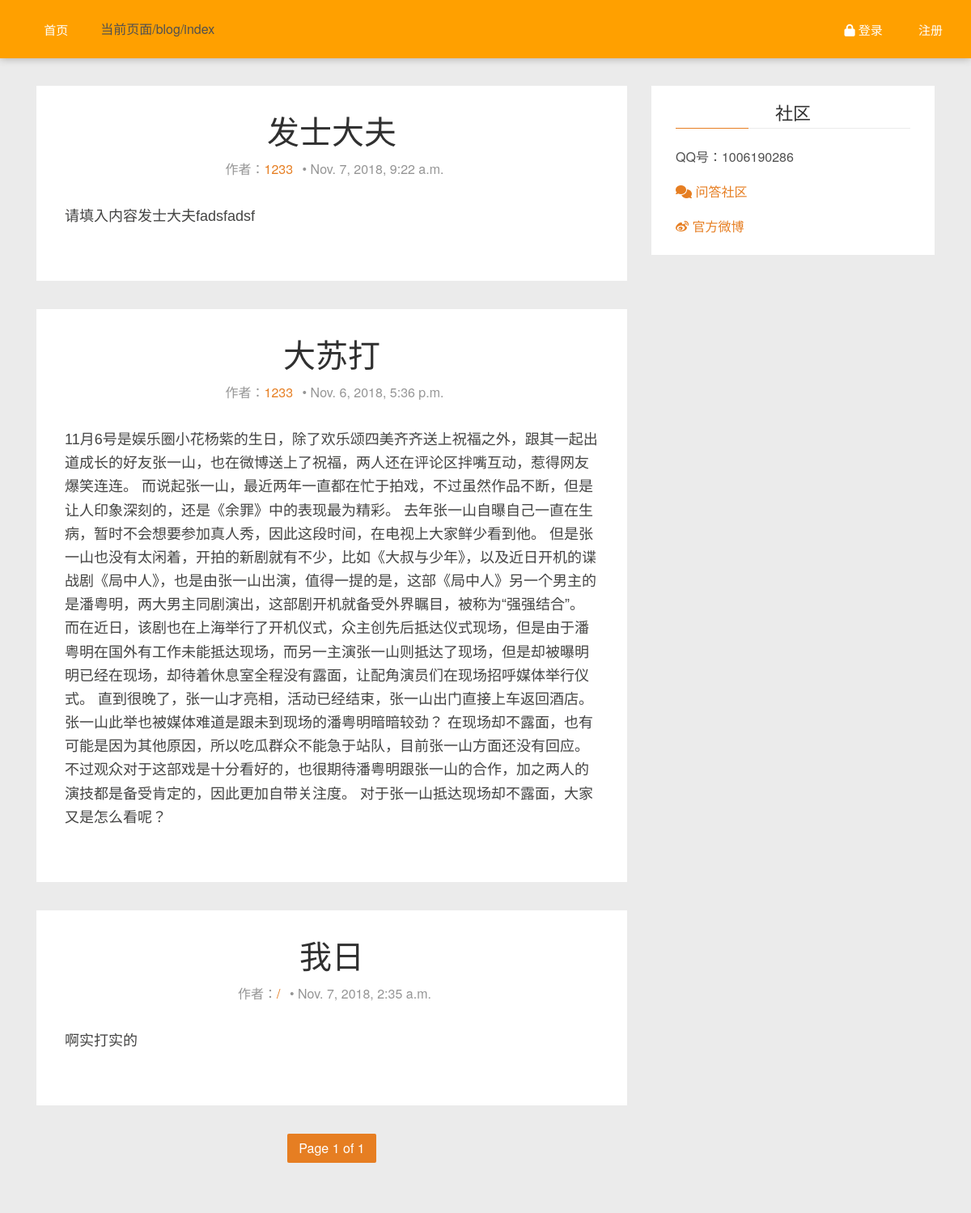
/blog/index?page=2, run on an earlier commit of the app's database.
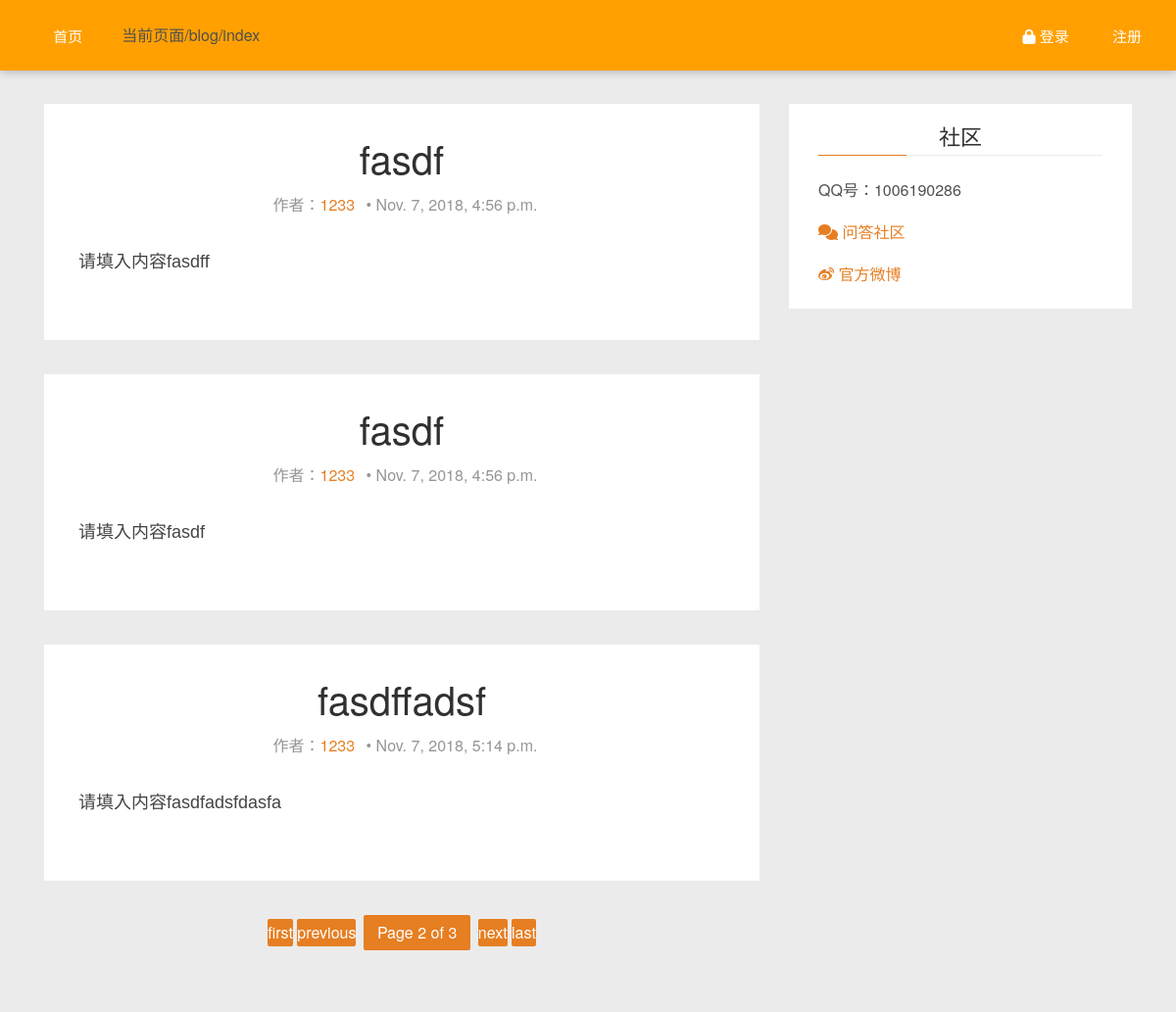
And on a later commit of the database.
### blog/models.py (models this page shows)
class Blog(models.Model):
    user = models.ForeignKey(User, on_delete=models.CASCADE) #博客作者
    title = models.CharField(max_length=50, unique=True)   #博客题目
    publish_time = models.DateTimeField(auto_now_add=True) #博客创建时间
    update_time = models.DateTimeField(auto_now=True) #博客更新时间
    content = HTMLField() #博客内容
    blog_id = models.IntegerField(primary_key=True, db_column='blog_id')  #博客id
    star_num = models.IntegerField(default=0) #点赞数
    reply_num = models.IntegerField(default=0) #评论数
    watch_num = models.IntegerField(default=0) #查看数
    class Meta:
        db_table = "blog"

### blog/views.py (the view)
# urls.py: path('index', views.index, name='index'),
def index(request):
    blogs = [x for x in Blog.objects.all()]
    paginator = Paginator(Blog.objects.all(),3)
    try:
        page = request.GET.get('page')
    except:
        page = 1
    contacts = paginator.get_page(page)
    return render(request, 'blog/index.html',context={'contacts':contacts})

### blog/templates/blog/index.html (shortened to what the changed rows need)
{% load static %}
<!DOCTYPE html>
<html lang="en">
<head>
    <link rel="stylesheet" href="https://staff.bootcss.com/npm/font-awesome@4.7.0/css/font-awesome.min.css">
    <link rel='stylesheet' href="{% static 'blog/test1.css' %}" />
    <link rel='stylesheet' href="{% static 'blog/screen.css' %}" />
</head>
<body>
    <section class="features" id="features">
        <br><br>
        <div class="container">
            <main class="col-md-8 main-content">
                {% block content %}
                {% for blog in contacts %}
                <article id='{{ blog.blog_id }}' class="post">
                    <div class="post-head">
                        <h1 class="post-title"><a href="/blog/{{ blog.blog_id }}">{{ blog.title }}</a></h1>
                        <div class="post-meta">
                            <span class="author">作者：<a href="/blog/{{ blog.blog_id }}">{{ blog.user.username }}</a></span>
                            &bull;
                            <time class="post-date" datetime={{blog.update_time}} title={{blog.update_time}}>{{blog.update_time}}</time>
                        </div>
                    </div>
                    <div class="post-content">
                        {% autoescape off %}
                        {{ blog.content | truncatewords_html:10 | striptags }}
                        {% endautoescape %}
                    </div>
                </article>
                {% endfor%}
                <div class="pagination">
                    <span class="step-links">
                        {% if contacts.has_previous %}
                        <a class='older-posts' href="?page=1">first</a>
                        <a class='older-posts' href="?page={{ contacts.previous_page_number }}">previous</a>
                        {% endif %}
                        <span class="page-number">
                            Page {{ contacts.number }} of {{ contacts.paginator.num_pages }}
                        </span>
                        {% if contacts.has_next %}
                        <a class='older-posts' href="?page={{ contacts.next_page_number }}">next</a>
                        <a class='older-posts' href="?page={{ contacts.paginator.num_pages }}">last</a>
                        {% endif %}
                    </span>
                </div>
                {% endblock content %}
            </main>
        </div>
    </section>
</body>
</html>

What changed in the data, as far as the page shows it:
removed Blog: title "发士大夫", user.username "1233", update_time "Nov. 7, 2018, 9:22 a.m.", content "请填入内容发士大夫fadsfadsf"
no longer on this page (row unchanged): Blog: title "大苏打", user.username "1233", update_time "Nov. 6, 2018, 5:36 p.m.", content "11月6号是娱乐圈小花杨紫的生日，除了欢乐颂四美齐齐送上祝福之外，跟其一起出道成长的好友张一山，也在微博送上了祝福，两人还在评论区拌嘴互动，惹得网友爆笑连连。 而说起张一山，最近两年一直都在忙于拍戏，不过虽然作品不断，但是让人印象深刻的，还是《余罪》中的表现最为精彩。 去年张一山自曝自己一直在生病，暂时不会想要参加真人秀，因此这段时间，在电视上大家鲜少看到他。 但是张一山也没有太闲着，开拍的新剧就有不少，比如《大叔与少年》，以及近日开机的谍战剧《局中人》，也是由张一山出演，值得一提的是，这部《局中人》另一个男主的是潘粤明，两大男主同剧演出，这部剧开机就备受外界瞩目，被称为“强强结合”。 而在近日，该剧也在上海举行了开机仪式，众主创先后抵达仪式现场，但是由于潘粤明在国外有工作未能抵达现场，而另一主演张一山则抵达了现场，但是却被曝明明已经在现场，却待着休息室全程没有露面，让配角演员们在现场招呼媒体举行仪式。 直到很晚了，张一山才亮相，活动已经结束，张一山出门直接上车返回酒店。张一山此举也被媒体难道是跟未到现场的潘粤明暗暗较劲？ 在现场却不露面，也有可能是因为其他原因，所以吃瓜群众不能急于站队，目前张一山方面还没有回应。不过观众对于这部戏是十分看好的，也很期待潘粤明跟张一山的合作，加之两人的演技都是备受肯定的，因此更加自带关注度。 对于张一山抵达现场却不露面，大家又是怎么看呢？"
no longer on this page (row unchanged): Blog: title "我日", user.username "/", update_time "Nov. 7, 2018, 2:35 a.m.", content "啊实打实的"
added Blog: title "fasdf", user.username "1233", update_time "Nov. 7, 2018, 4:56 p.m.", content "请填入内容fasdff"
added Blog: title "fasdf", user.username "1233", update_time "Nov. 7, 2018, 4:56 p.m.", content "请填入内容fasdf"
added Blog: title "fasdffadsf", user.username "1233", update_time "Nov. 7, 2018, 5:14 p.m.", content "请填入内容fasdfadsfdasfa"
Also different on the page:
{{ contacts.number }}: "1" → "2"
{{ contacts.paginator.num_pages }}: "1" → "3"
text now shown: "first previous next last"
